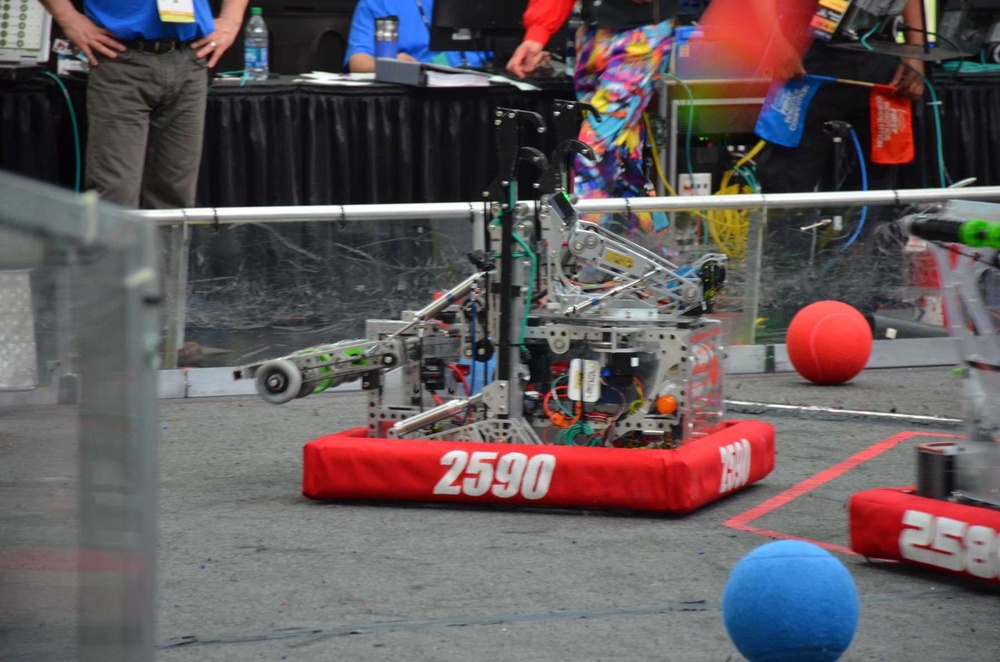
#> input picture src/sample.JPG, 1000 x 662 px, shrunk from 1792 x 1186 before the run, found by its file name
$ python image_processing.py
#> lines starting #> are read from the running program, lines starting #| are printed output that depends on the picture
from PIL import Image
import base64

path = "/Users/rohanbhatnagar/Desktop/markov-art-generation/src/sample.JPG"
image = Image.open(path)
#> image is the input picture: PIL image 1000x662 RGB; mean R, G, B 98.6, 89, 91.6
image = Image.eval(image, (lambda x: x-50))
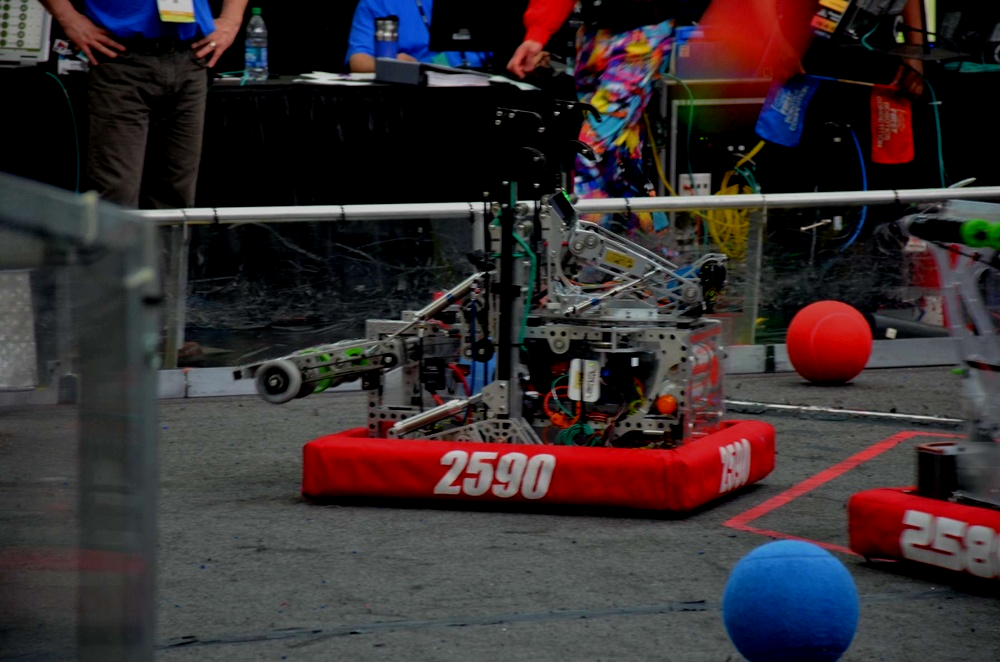
#> image: PIL image 1000x662 RGB; mean R, G, B 54.6, 45.8, 47.9
# image.show()
# colors = image.getcolors(1000000000) #num colors in image

[im1, im2, im3] = image.split()
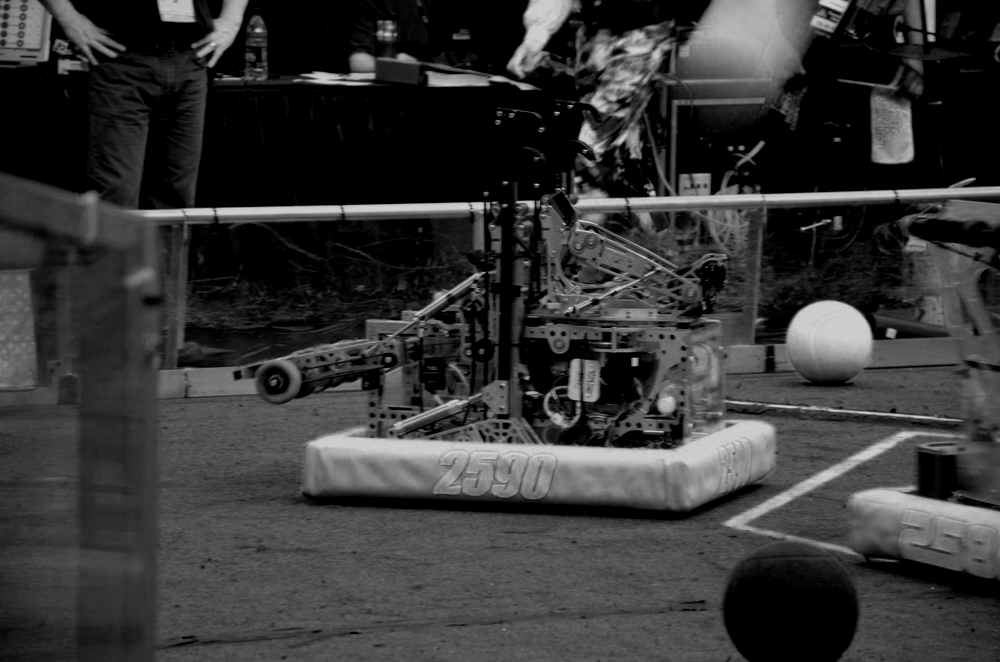
#> im1: PIL image 1000x662 L; min 0, max 205, mean 54.6
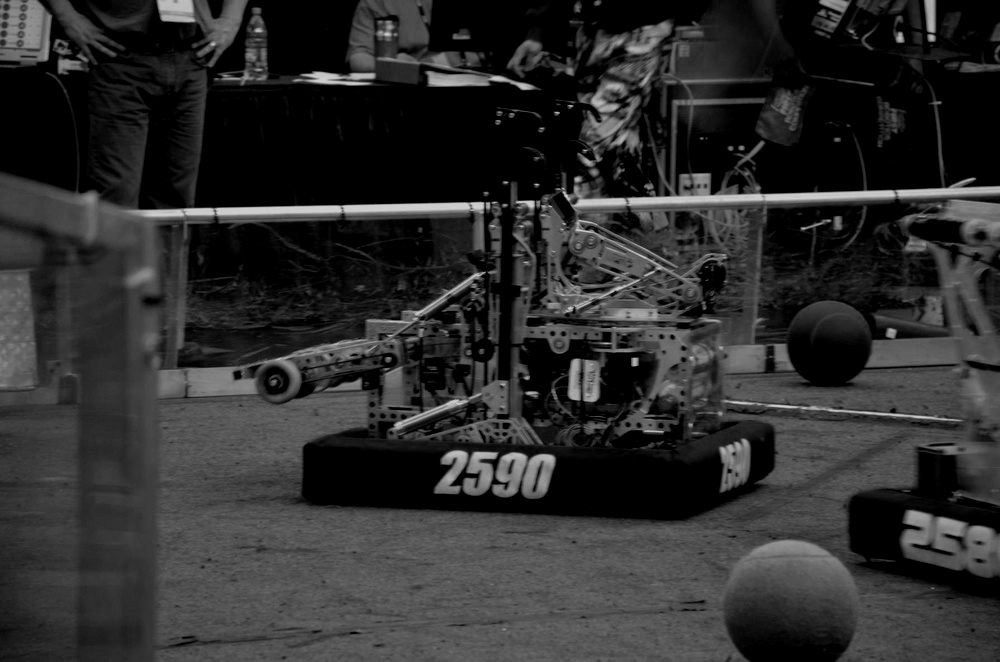
#> im2: PIL image 1000x662 L; min 0, max 205, mean 45.8
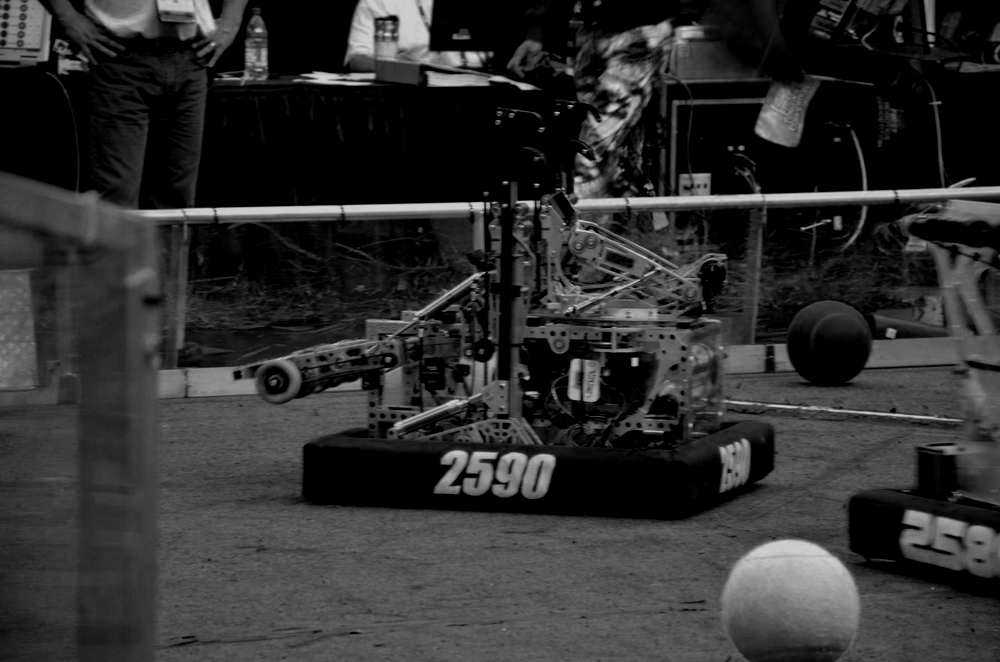
#> im3: PIL image 1000x662 L; min 0, max 205, mean 47.9
# [7 lines of commented-out code are left out]
